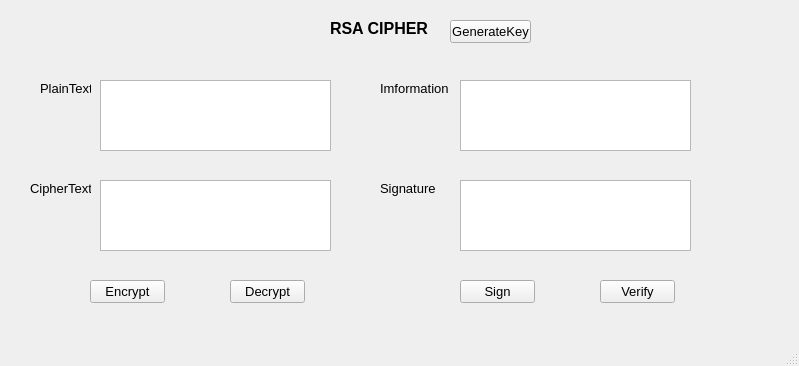
<?xml version="1.0" encoding="UTF-8"?>
<ui version="4.0">
 <class>MainWindow</class>
 <widget class="QMainWindow" name="MainWindow">
  <property name="geometry">
   <rect>
    <x>0</x>
    <y>0</y>
    <width>799</width>
    <height>366</height>
   </rect>
  </property>
  <property name="font">
   <font>
    <pointsize>10</pointsize>
   </font>
  </property>
  <property name="windowTitle">
   <string>MainWindow</string>
  </property>
  <widget class="QWidget" name="centralwidget">
   <widget class="QLabel" name="label">
    <property name="geometry">
     <rect>
      <x>330</x>
      <y>20</y>
      <width>101</width>
      <height>16</height>
     </rect>
    </property>
    <property name="font">
     <font>
      <pointsize>12</pointsize>
      <weight>75</weight>
      <bold>true</bold>
     </font>
    </property>
    <property name="text">
     <string>RSA CIPHER</string>
    </property>
   </widget>
   <widget class="QLabel" name="label_2">
    <property name="geometry">
     <rect>
      <x>40</x>
      <y>80</y>
      <width>51</width>
      <height>16</height>
     </rect>
    </property>
    <property name="text">
     <string>PlainText</string>
    </property>
   </widget>
   <widget class="QLabel" name="label_3">
    <property name="geometry">
     <rect>
      <x>30</x>
      <y>180</y>
      <width>61</width>
      <height>16</height>
     </rect>
    </property>
    <property name="text">
     <string>CipherText</string>
    </property>
   </widget>
   <widget class="QLabel" name="label_4">
    <property name="geometry">
     <rect>
      <x>380</x>
      <y>80</y>
      <width>71</width>
      <height>16</height>
     </rect>
    </property>
    <property name="text">
     <string>Imformation</string>
    </property>
   </widget>
   <widget class="QLabel" name="label_5">
    <property name="geometry">
     <rect>
      <x>380</x>
      <y>180</y>
      <width>61</width>
      <height>16</height>
     </rect>
    </property>
    <property name="text">
     <string>Signature</string>
    </property>
   </widget>
   <widget class="QTextEdit" name="txt_plaintext">
    <property name="geometry">
     <rect>
      <x>100</x>
      <y>80</y>
      <width>231</width>
      <height>71</height>
     </rect>
    </property>
   </widget>
   <widget class="QTextEdit" name="txt_ciphertext">
    <property name="geometry">
     <rect>
      <x>100</x>
      <y>180</y>
      <width>231</width>
      <height>71</height>
     </rect>
    </property>
   </widget>
   <widget class="QTextEdit" name="txt_information">
    <property name="geometry">
     <rect>
      <x>460</x>
      <y>80</y>
      <width>231</width>
      <height>71</height>
     </rect>
    </property>
   </widget>
   <widget class="QTextEdit" name="txt_signature">
    <property name="geometry">
     <rect>
      <x>460</x>
      <y>180</y>
      <width>231</width>
      <height>71</height>
     </rect>
    </property>
   </widget>
   <widget class="QPushButton" name="btn_generatekey">
    <property name="geometry">
     <rect>
      <x>450</x>
      <y>20</y>
      <width>81</width>
      <height>23</height>
     </rect>
    </property>
    <property name="text">
     <string>GenerateKey</string>
    </property>
   </widget>
   <widget class="QPushButton" name="btn_encrypt">
    <property name="geometry">
     <rect>
      <x>90</x>
      <y>280</y>
      <width>75</width>
      <height>23</height>
     </rect>
    </property>
    <property name="text">
     <string>Encrypt</string>
    </property>
   </widget>
   <widget class="QPushButton" name="btn_decrypt">
    <property name="geometry">
     <rect>
      <x>230</x>
      <y>280</y>
      <width>75</width>
      <height>23</height>
     </rect>
    </property>
    <property name="text">
     <string>Decrypt</string>
    </property>
   </widget>
   <widget class="QPushButton" name="btn_sign">
    <property name="geometry">
     <rect>
      <x>460</x>
      <y>280</y>
      <width>75</width>
      <height>23</height>
     </rect>
    </property>
    <property name="text">
     <string>Sign</string>
    </property>
   </widget>
   <widget class="QPushButton" name="btn_verify">
    <property name="geometry">
     <rect>
      <x>600</x>
      <y>280</y>
      <width>75</width>
      <height>23</height>
     </rect>
    </property>
    <property name="text">
     <string>Verify</string>
    </property>
   </widget>
  </widget>
  <widget class="QMenuBar" name="menubar">
   <property name="geometry">
    <rect>
     <x>0</x>
     <y>0</y>
     <width>799</width>
     <height>23</height>
    </rect>
   </property>
  </widget>
  <widget class="QStatusBar" name="statusbar"/>
 </widget>
 <resources/>
 <connections/>
</ui>
